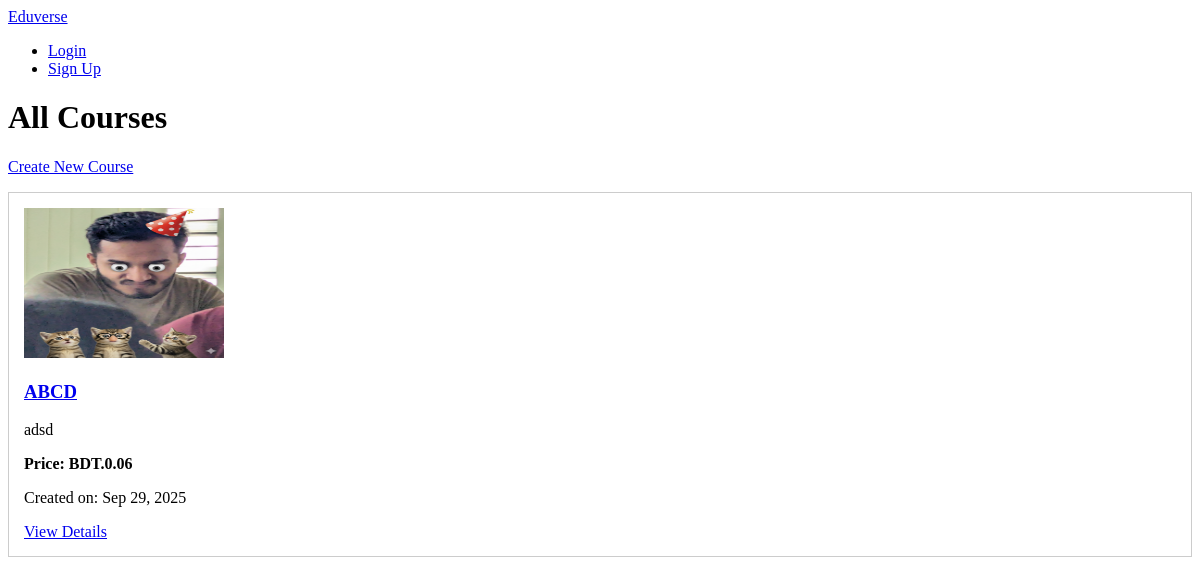
The app's page /courses/, older data.
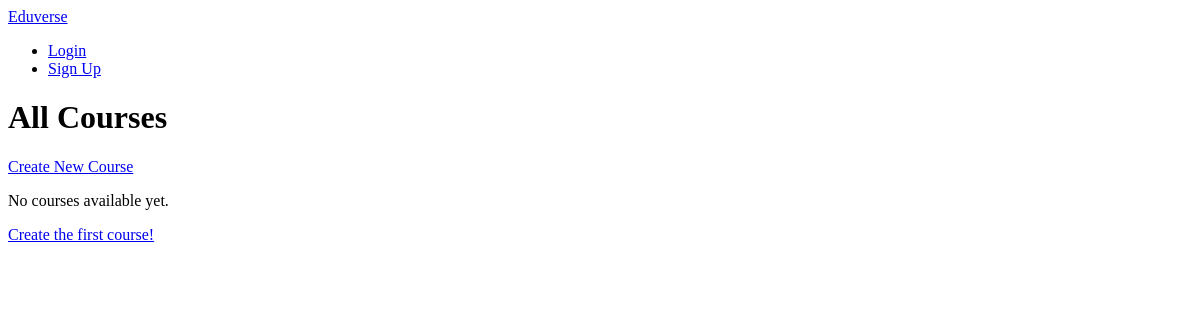
The same page, newer data.
### courses/models.py (models this page shows, shortened)
class Course(models.Model):
    instructor = models.ForeignKey(
        settings.AUTH_USER_MODEL,
        on_delete=models.CASCADE,
        related_name="courses",
    )
    title = models.CharField(max_length=200)
    description = models.TextField()
    thumbnail = models.ImageField(upload_to='course_thumbnails/', blank=True, null=True)
    price = models.DecimalField(max_digits=8, decimal_places=2)
    created_at = models.DateTimeField(auto_now_add=True)
    updated_at = models.DateTimeField(auto_now=True)
    class Meta:
        ordering = ['-created_at']

### courses/views.py (the view)
# urls.py: path('', views.course_list, name='course_list'),
def course_list(request):
    courses = Course.objects.all()
    return render(request, 'courses/course_list.html', {'courses': courses})

### courses/templates/courses/course_list.html (shortened to what this page needs)
{% extends 'base.html' %}
{% block content %}
<h1>All Courses</h1>
<p><a href="{% url 'courses:course_create' %}">Create New Course</a></p>
{% if courses %}
    {% for course in courses %}
        <div style="border: 1px solid #ccc; margin: 10px 0; padding: 15px;">
            {% if course.thumbnail %}
                <img src="{{ course.thumbnail.url }}" alt="{{ course.title }}" style="width: 200px; height: 150px;">
            {% endif %}
            <h3><a href="{% url 'courses:course_detail' course.pk %}">{{ course.title }}</a></h3>
            <p>{{ course.description|truncatewords:20 }}</p>
            <p><strong>Price: BDT.{{ course.price }}</strong></p>
            <p>Created on: {{ course.created_at|date:"M d, Y" }}</p>
            <a href="{% url 'courses:course_detail' course.pk %}">View Details</a>
        </div>
    {% endfor %}
{% else %}
    <p>No courses available yet.</p>
    <p><a href="{% url 'courses:course_create' %}">Create the first course!</a></p>
{% endif %}
{% endblock %}

### templates/base.html (shortened to what this page needs)
<!DOCTYPE html>
<html lang="en">
<head>
</head>
<body>
   <nav>
       <a href = "{% url 'home' %}"> Eduverse</a>
       <ul>
           {% if user.is_authenticated %}
           <li style="display: flex; align-items: center;">
    <img src="{{ user.profile.image.url }}" alt="Avatar" style="width: 30px; height: 30px; border-radius: 50%; margin-right: 8px; object-fit: cover;">
    <a href="{% url 'profile' %}">{{ user.username }}</a>
</li>
           <li>
               <form action="{% url 'logout' %}" method="post" style="display:inline;">
                   {% csrf_token %}
                   <button type="submit">Logout</button>
               </form>
           </li>
           {% else %}
           <li><a href ="{% url 'login' %}">Login</a></li>
           <li><a href = "{% url 'signup' %}">Sign Up</a></li>
           {% endif %}
       </ul>
   </nav>
<main>
    {% block content %}
    {% endblock %}
</main>
</body>
</html>

Row changes from the older to the newer data that the page shows:
removed Course: thumbnail (picture), title "ABCD", description "adsd", price "0.06", created_at "Sep 29, 2025"
Text that changed along with them:
text now shown: "No courses available yet. Create the first course!"
